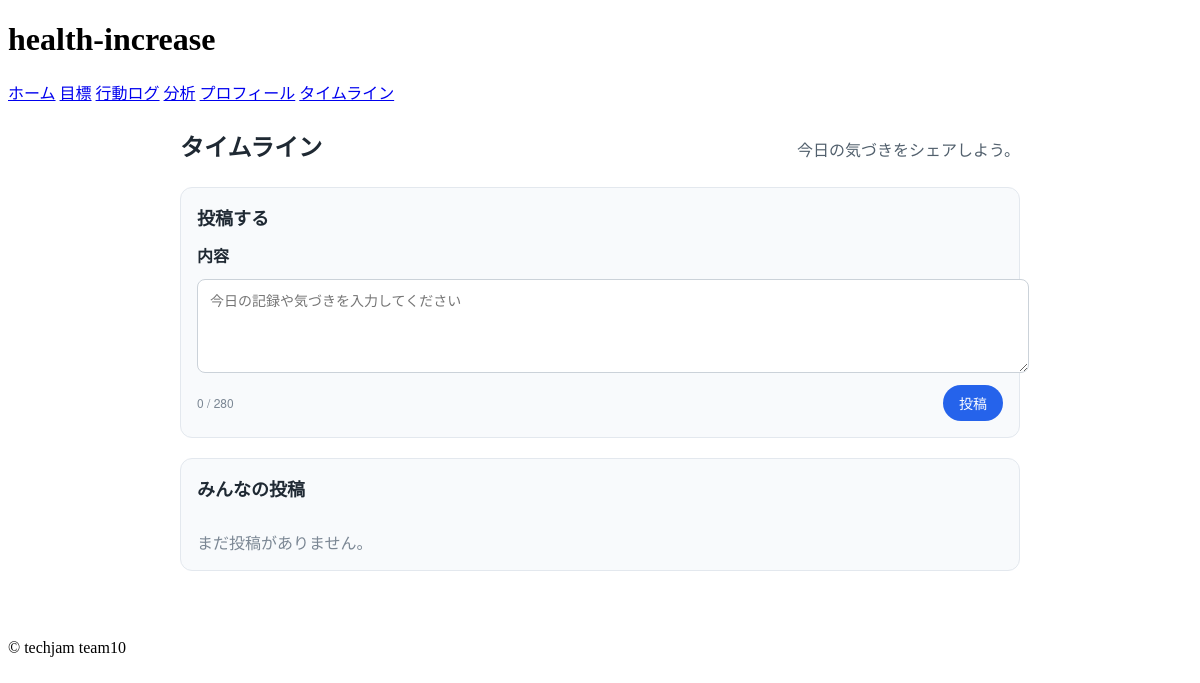
The app's page /timeline/, older data.
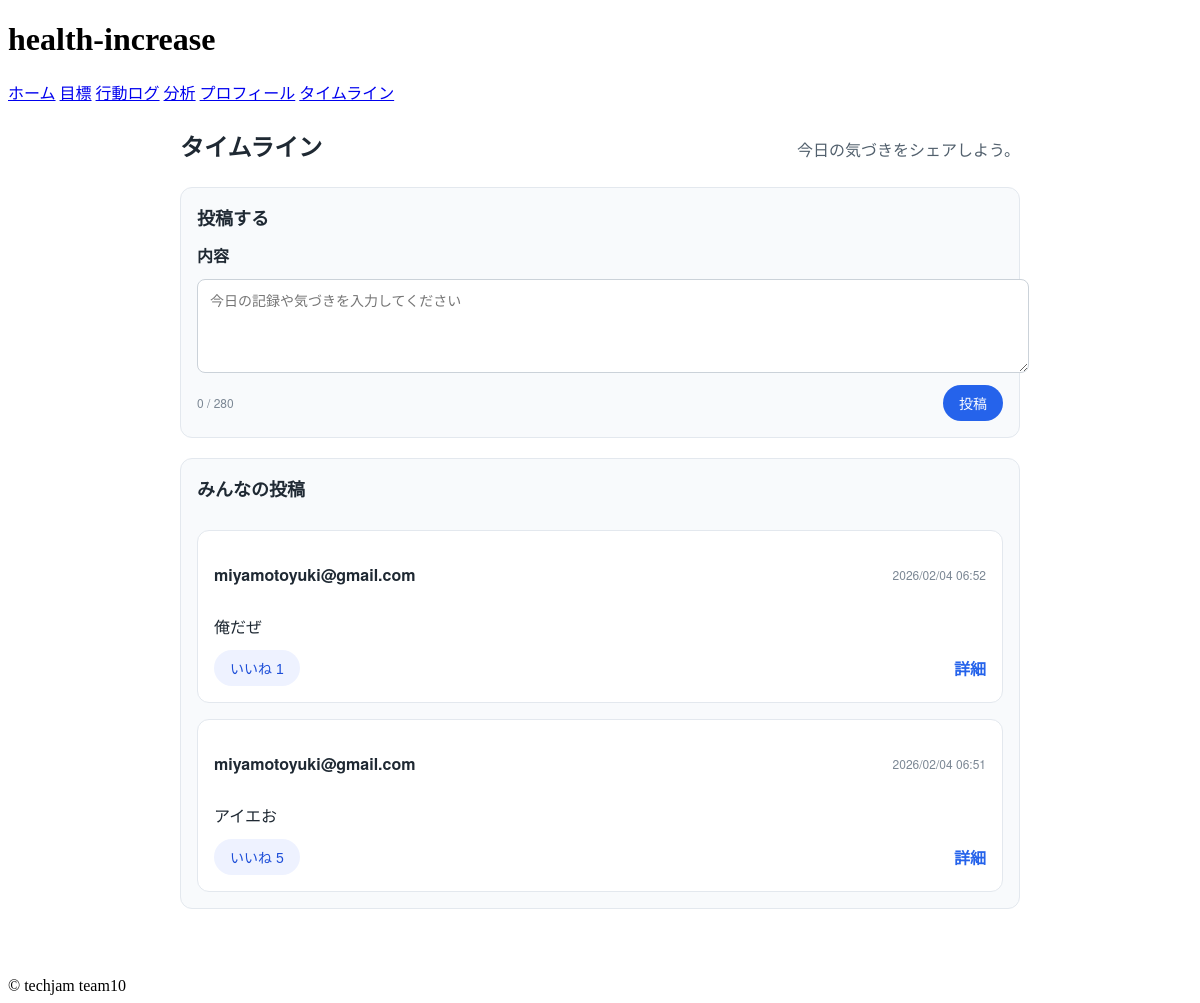
The same page, newer data.
### healthapp/models.py (models this page shows, shortened)
class Post(models.Model):
    id = models.BigAutoField(primary_key=True)
    user = models.ForeignKey(
        User,
        on_delete=models.CASCADE,
        related_name="posts"
    )
    created_at = models.DateTimeField(
        auto_now_add=True
    )
    content = models.TextField()
    favorite = models.IntegerField(
        default=0,
        validators=[MinValueValidator(0)]
    )
    class Meta:
        ordering = ["-created_at"]

### accounts/models.py (models this page shows, shortened)
class User(AbstractUser):
    id = models.BigAutoField(primary_key=True)
    mail = models.EmailField(
        max_length=255,
        unique=True
    )
    password = models.CharField(
        max_length=255
    )

### healthapp/views.py (the view, shortened to what this page needs)
# urls.py: path('timeline/', views.timeline, name='timeline'),
def timeline(request):
    from django.shortcuts import redirect
    from accounts.models import User
    from healthapp.models import Post
    from healthapp.services.timeline import create_post, get_timeline_posts, increment_favorite
    notice = ""
    user = User.objects.first()
    liked_post_ids = set(request.session.get("liked_post_ids", []))
    posts = get_timeline_posts(limit=None)
    return render(
        request,
        "healthapp/timeline.html",
        {
            "posts": posts,
            "notice": notice,
            "has_user": bool(user),
            "liked_post_ids": list(liked_post_ids),
        },
    )

### healthapp/services/timeline.py (called while the page is built)
def get_timeline_posts(limit: int | None) -> QuerySet[Post]:
    queryset = Post.objects.all()
    if limit is None:
        return queryset
    return queryset[:limit]

### healthapp/templates/healthapp/timeline.html (shortened to what this page needs)
{% extends 'base.html' %}
{% load static %}
{% block content %}
<link rel="stylesheet" href="{% static 'healthapp/css/timeline.css' %}">
<section class="timeline">
    <header class="timeline__header">
        <h2 class="timeline__title">タイムライン</h2>
        <p class="timeline__subtitle">今日の気づきをシェアしよう。</p>
    </header>
    <div class="timeline__composer">
        <h3 class="timeline__section-title">投稿する</h3>
        <form class="timeline__form" method="post">
            <label class="timeline__label" for="timeline-content">内容</label>
            <textarea id="timeline-content" name="content" rows="3" maxlength="280" class="timeline__textarea" placeholder="今日の記録や気づきを入力してください"></textarea>
            <div class="timeline__form-footer">
                <span class="timeline__counter" data-counter="timeline-content">0 / 280</span>
                <button type="submit" class="timeline__button" {% if not has_user %}disabled{% endif %}>投稿</button>
            </div>
        </form>
    </div>
    <div class="timeline__list">
        <h3 class="timeline__section-title">みんなの投稿</h3>
        {% if posts %}
            {% for post in posts %}
                <article class="timeline__card">
                    <div class="timeline__card-header">
                        <p class="timeline__author">{{ post.user.mail }}</p>
                        <time class="timeline__date">{{ post.created_at|date:"Y/m/d H:i" }}</time>
                    </div>
                    <p class="timeline__content">{{ post.content }}</p>
                    <div class="timeline__card-actions">
                        <form method="post" class="timeline__action">
                            <button
                                type="submit"
                                class="timeline__button timeline__button--ghost"
                            >
                                {% if post.id in liked_post_ids %}
                                    いいね済み {{ post.favorite }}
                                {% else %}
                                    いいね {{ post.favorite }}
                                {% endif %}
                            </button>
                        </form>
                        <a class="timeline__link" href="{% url 'healthapp:timeline_detail' post.id %}">詳細</a>
                    </div>
                </article>
            {% endfor %}
        {% else %}
            <p class="timeline__empty">まだ投稿がありません。</p>
        {% endif %}
    </div>
</section>
{% endblock %}

### templates/base.html (shortened to what this page needs)
<!DOCTYPE html>
<html lang="ja">
<head>
</head>
<body>
    <header>
        <h1>health-increase</h1>
        <nav>
            <a href="{% url 'healthapp:home' %}">ホーム</a>
            <a href="{% url 'healthapp:target' %}">目標</a>
            <a href="{% url 'healthapp:lifestyle' %}">行動ログ</a>
            <a href="{% url 'healthapp:analysis' %}">分析</a>
            <a href="{% url 'healthapp:profile' %}">プロフィール</a>
            <a href="{% url 'healthapp:timeline' %}">タイムライン</a>
        </nav>
    </header>
    <main>
    {% block content %}{% endblock %}
    </main>
    <footer>© techjam team10</footer>
</body>
</html>

### healthapp/static/healthapp/css/timeline.css (style rules this page uses)
.timeline { max-width: 840px; margin: 0 auto; padding: 24px 16px 48px; font-family: "Helvetica Neue", Arial, sans-serif; color: #1f2933; }
.timeline__header { display: flex; align-items: baseline; justify-content: space-between; gap: 16px; margin-bottom: 24px; flex-wrap: wrap; }
.timeline__title { margin: 0; font-size: 24px; }
.timeline__subtitle { margin: 4px 0 0; color: #52606d; }
.timeline__section-title { margin: 0 0 12px; font-size: 18px; }
.timeline__composer, .timeline__list, .timeline__comments { background: #f8fafc; border: 1px solid #e3e8ee; border-radius: 12px; padding: 16px; margin-bottom: 20px; }
.timeline__form { display: grid; gap: 12px; }
.timeline__label { font-weight: 600; }
.timeline__textarea { width: 100%; border: 1px solid #cbd2d9; border-radius: 8px; padding: 10px 12px; resize: vertical; min-height: 72px; font-size: 14px; }
.timeline__form-footer { display: flex; align-items: center; justify-content: space-between; gap: 12px; }
.timeline__counter { font-size: 12px; color: #7b8794; }
.timeline__button { background: #2563eb; color: #ffffff; border: none; padding: 8px 16px; border-radius: 999px; cursor: pointer; font-size: 14px; }
.timeline__button--ghost { background: #eef2ff; color: #1d4ed8; }
.timeline__list { display: grid; gap: 16px; }
.timeline__card { background: #ffffff; border: 1px solid #e3e8ee; border-radius: 12px; padding: 16px; display: grid; gap: 12px; }
.timeline__card-header { display: flex; align-items: center; justify-content: space-between; gap: 8px; flex-wrap: wrap; }
.timeline__author { font-weight: 600; }
.timeline__date { font-size: 12px; color: #7b8794; }
.timeline__content { margin: 0; white-space: pre-wrap; }
.timeline__card-actions { display: flex; align-items: center; justify-content: space-between; gap: 12px; }
.timeline__action { margin: 0; }
.timeline__link { color: #2563eb; text-decoration: none; font-weight: 600; }

Row changes from the older to the newer data that the page shows:
added Post: user.mail "miyamotoyuki@gmail.com", created_at "2026/02/04 06:52", content "俺だぜ", favorite "1"
added Post: user.mail "miyamotoyuki@gmail.com", created_at "2026/02/04 06:51", content "アイエお", favorite "5"
Text that changed along with them:
text no longer shown: "まだ投稿がありません。"
